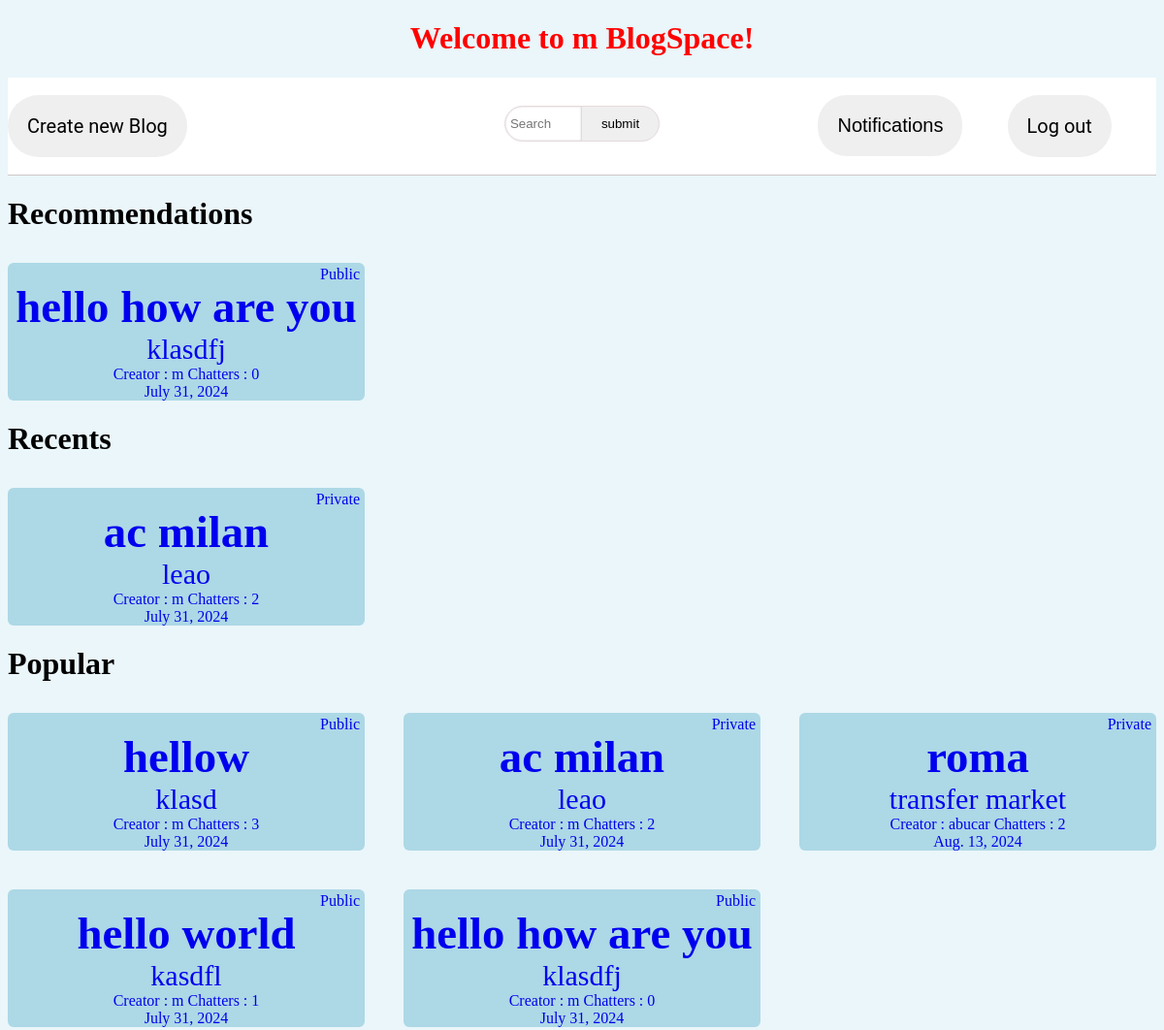
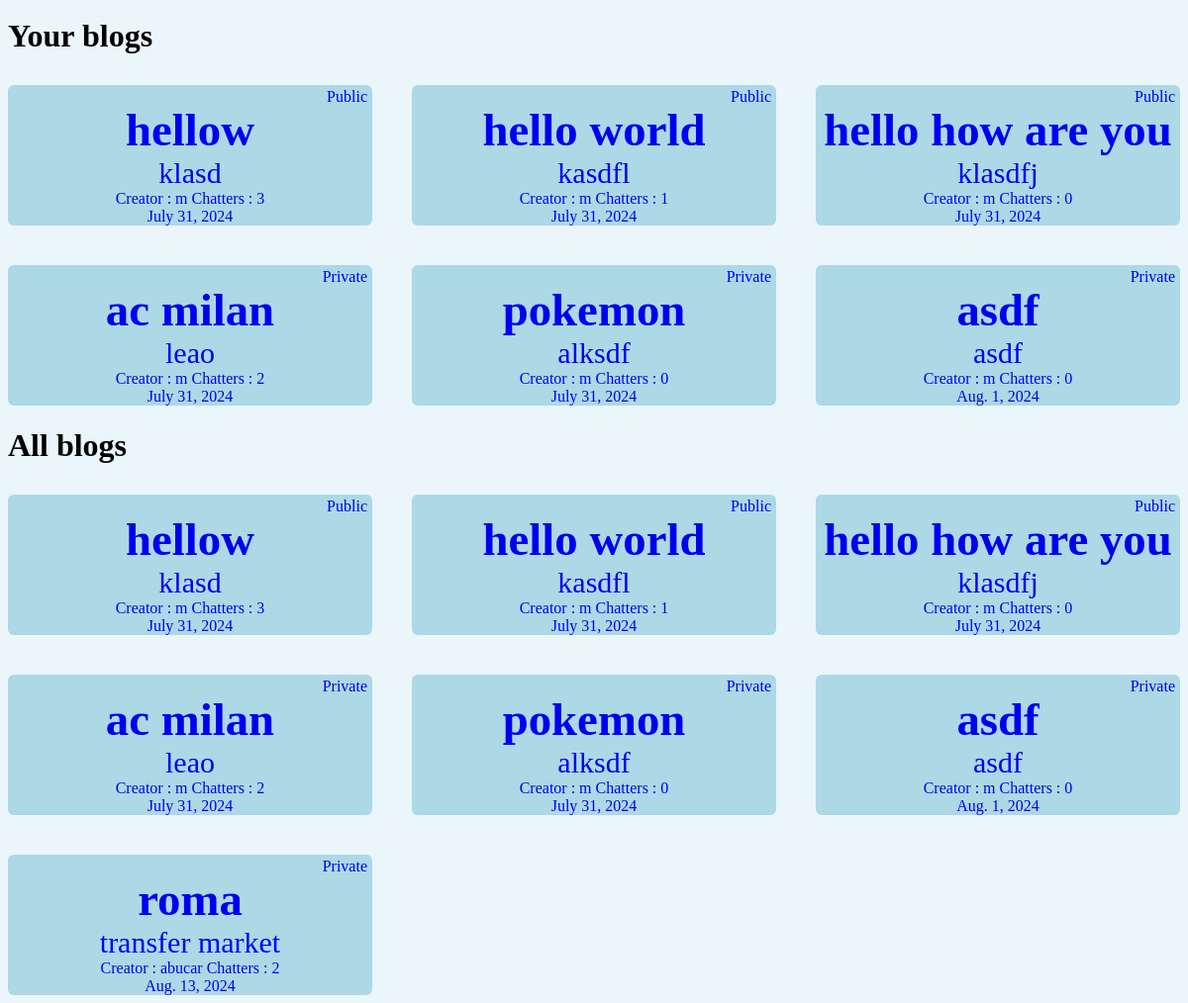
The app's page /home (signed in), older data (2 pictures, top to bottom).
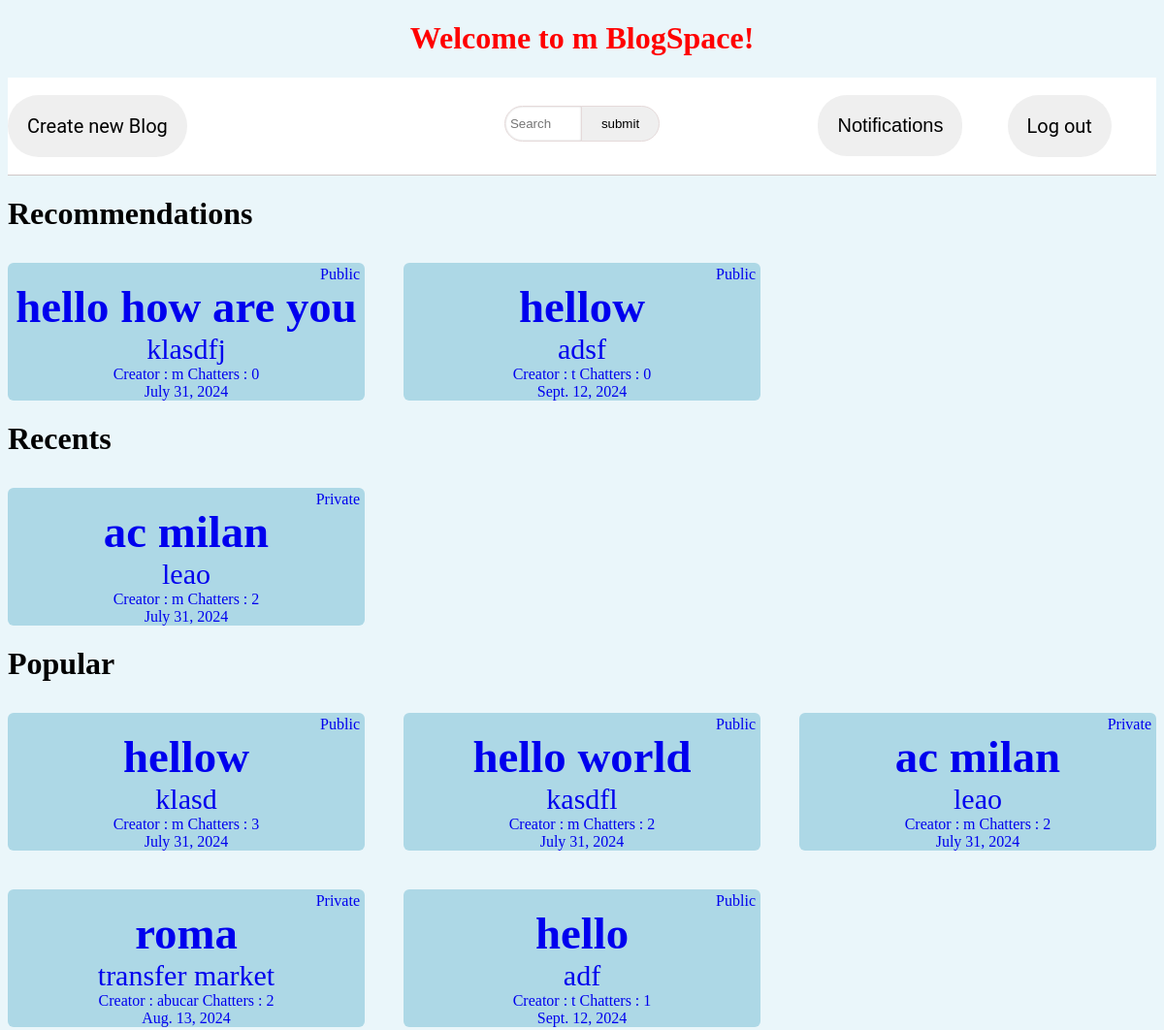
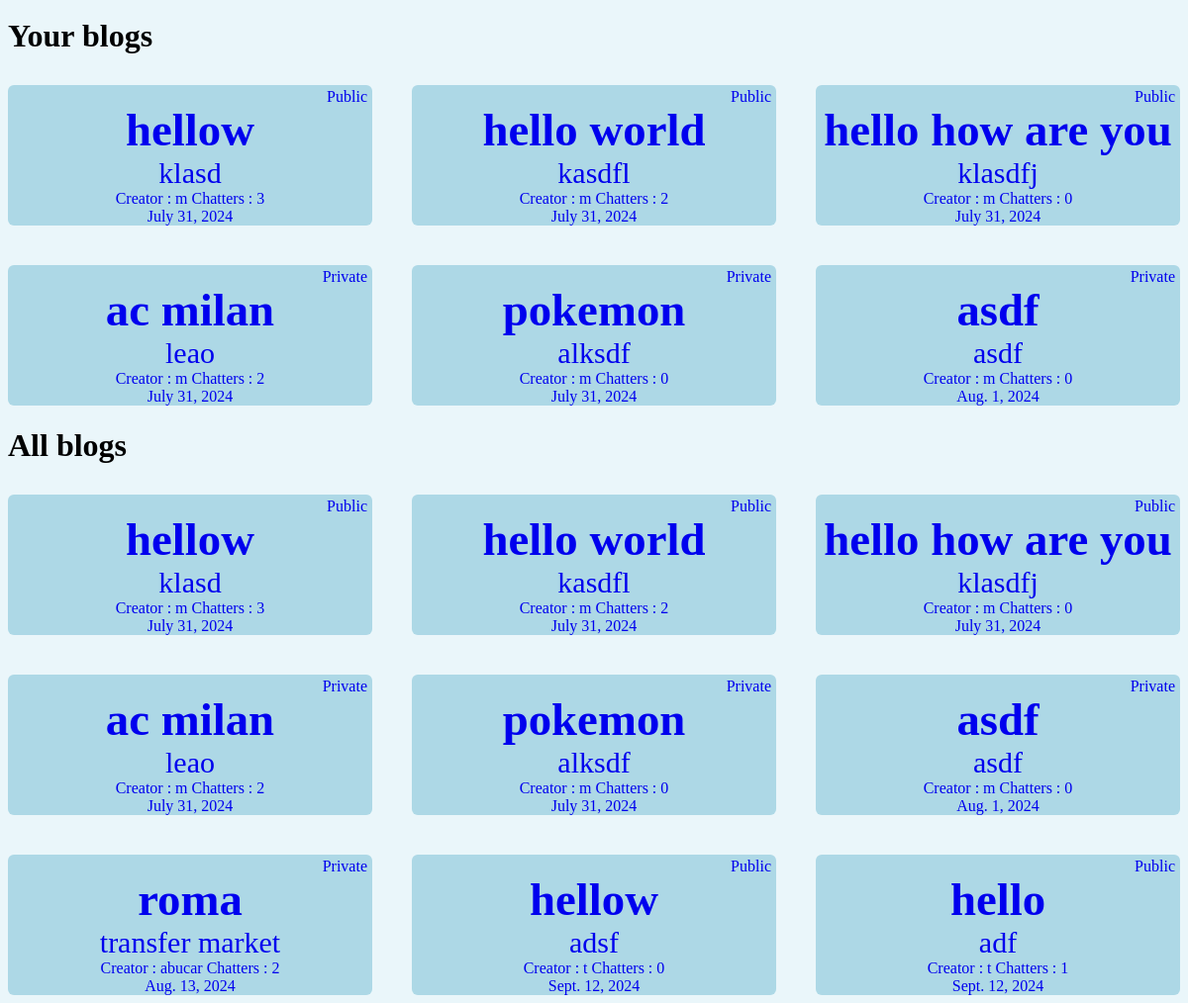
The same page, newer data (2 pictures, top to bottom).
### posts/models.py (models this page shows, shortened)
class Blog(models.Model):
    post = models.ManyToManyField(Post)
    title = models.CharField(max_length=100)
    description = models.CharField(max_length=200)
    created_user = models.ForeignKey(User, on_delete=models.CASCADE, default=1)
    date = models.DateField(default=datetime.now(), blank=True)
    number_users = models.IntegerField(default=0)
    state = models.BooleanField(default=True)
    objects = BlogManager()

### home/views.py (the view)
# urls.py: path("", views.index, name = "home"),
def index(request):
    user_blogs = []
    recents = []
    num_requests = 0
    if request.user not in User.objects.all():
        return redirect(reverse("sign_up"))
    elif not request.user.is_authenticated:
        return redirect(reverse("login"))
    if request.user.is_authenticated:
        for blog in Blog.objects.all():
            if blog.created_user == request.user:
                user_blogs.append(blog)
        for instance in Recent.objects.filter(user_for=request.user).all():
            if instance.recent_blog not in recents:
                recents.append(instance.recent_blog)
        popular = popularSort(Blog.objects.all())
        member = Member.objects.get(user=request.user)
        for _ in Request.objects.filter(user_to=member, status=0).all():
            num_requests +=1
        user_Algo = userAlgo(request.user)
        return render(request, "home/index.html", {
            "user" : request.user,
            "blogs" : Blog.objects.all(),
            "user_blogs": user_blogs,
            "recent_blogs": recents[len(recents)-3:len(recents)],
            "popular_blogs":popular,
            "user_Algo": user_Algo,
            "num_requests": num_requests
        })

### home/views.py (called while the page is built)
def popularSort(list):
    if len(list) == 0:
        return []
    return_list = [list[0]]
    for blog in list[1:]:
        if return_list[-1].number_users >= blog.number_users and len(return_list) < 5:
            return_list.append(blog)
        elif return_list[-1].number_users < blog.number_users:
            return_list.append(blog)
            cur_index = -1
            while len(return_list) >= (cur_index-1)*-1 and return_list[cur_index-1].number_users < blog.number_users:
                return_list[cur_index] = return_list[cur_index-1]
                return_list[cur_index-1] = blog
                cur_index-=1
        if len(return_list) > 5:
            return_list.pop()
    return return_list

def userAlgo(user):
    queue = deque(maxlen=10)
    for recent in Recent.objects.filter(user_for=user):
        blog = recent.recent_blog
        q = Q(Q(title__icontains=blog.title) | Q(description__icontains=blog.description))
        for i, q_blog in enumerate(Blog.objects.filter(q).all()):
            if i == 3:
                break
            if not Recent.objects.filter(user_for=user, recent_blog=q_blog):
                queue.append(q_blog)
    return queue

### posts/models.py (called while the page is built)
    def get_queryset(self) -> models.QuerySet:
        return BlogQuerySet(model=self.model, using=self._db)

    def get_queryset(self) -> models.QuerySet:
        return MemberQuerySet(model=self.model, using=self._db)

### home/templates/home/index.html (shortened to what this page needs)
{% extends './layout.html' %}
{% load static %}
{% block title %}
<link rel="stylesheet" href="{% static 'css/home.css' %}">
{% endblock %}
{% block body %}
    <h1 class = "welcome-message">
    <a href="{% url 'home' %}">
        Welcome to {{user.username}} BlogSpace!
    </a>
    </h1>
    <div class="header">
        <div class="left-header">
            <button class="create-button">
                <a href="{% url 'create_blog' %}">Create new Blog</a>
            </button>
        </div>
        <div class="middle-header">
            <form action="{% url 'search' %}" method="get">
                <div class="search-bar">
                    <input id="search" type="search" name="q" placeholder="Search">
                    <input class = "search-button" type="submit" value="submit">
                </div>
            </form>
        </div>
        <div class="right-header">
            <button class="notification-button">
                <a href="{% url 'requests' %}">
                Notifications
                </a>
            </button>
            <button class="logout-button">
                <a href="{% url 'logout' %}">Log out</a>
            </button>
        </div>
    </div>
    <h1>Recommendations</h1>
    <div class="blog-contents">
        {% for blog in user_Algo %}
        <a href="{% url 'blog_content' blog.id %}">
            <div class ="blog-container">
                <div class="blog-title">
                    <h3 >{{ blog.title }}</h3>
                </div>
                <div class="blog-description">
                    <p class="description">{{ blog.description }}</p>
                </div>
                <div class="bottom-blog-section">
                    <div class="creators-users">
                        <p class="creator">Creator : {{blog.created_user.username}}</p>
                        <p class="users"> Chatters : {{ blog.number_users }}</p>
                    </div class="date-section">
                        <p class="date"> {{ blog.date }}</p>
                    </div>
                    <div class="status">
                        {% if blog.state %}
                            <p>Public</p>
                        {% else %}
                            <p>Private</p>
                        {% endif %}
                    </div>
                </div>
                {% empty %}
                    <p>no reccomendations </p>
            {% endfor %}
            </div>
    <h1>Recents</h1>
    <div class="blog-contents">
        {% for blog in recent_blogs reversed %}
        <a href="{% url 'blog_content' blog.id %}">
            <div class ="blog-container">
                <div class="blog-title">
                    <h3 >{{ blog.title }}</h3>
                </div>
                <div class="blog-description">
                    <p class="description">{{ blog.description }}</p>
                </div>
                <div class="bottom-blog-section">
                    <div class="creators-users">
                        <p class="creator">Creator : {{blog.created_user.username}}</p>
                        <p class="users"> Chatters : {{ blog.number_users }}</p>
                    </div class="date-section">
                        <p class="date"> {{ blog.date }}</p>
                    </div>
                    <div class="status">
                        {% if blog.state %}
                            <p>Public</p>
                        {% else %}
                            <p>Private</p>
                        {% endif %}
                    </div>
                </div>
                {% empty %}
                <p>No Recents. Join a blog</p>
            {% endfor %}
            </div>
    <h1>Popular</h1>
    <div class="blog-contents">
        {% for blog in popular_blogs %}
        <a href="{% url 'blog_content' blog.id %}">
            <div class ="blog-container">
                <div class="blog-title">
                    <h3 >{{ blog.title }}</h3>
                </div>
                <div class="blog-description">
                    <p class="description">{{ blog.description }}</p>
                </div>
                <div class="bottom-blog-section">
                    <div class="creators-users">
                        <p class="creator">Creator : {{blog.created_user.username}}</p>
                        <p class="users"> Chatters : {{ blog.number_users }}</p>
                    </div class="date-section">
                        <p class="date"> {{ blog.date }}</p>
                    </div>
                    <div class="status">
                        {% if blog.state %}
                            <p>Public</p>
                        {% else %}
                            <p>Private</p>
                        {% endif %}
                    </div>
                </div>
            {% endfor %}
            </div>
    <h1>Your blogs</h1>
    <div class="blog-contents">
        {% for blog in user_blogs %}
        <a href="{% url 'blog_content' blog.id %}">
            <div class ="blog-container">
                <div class="blog-title">
                    <h3 >{{ blog.title }}</h3>
                </div>
                <div class="blog-description">
                    <p class="description">{{ blog.description }}</p>
                </div>
                <div class="bottom-blog-section">
                    <div class="creators-users">
                        <p class="creator">Creator : {{blog.created_user.username}}</p>
                        <p class="users"> Chatters : {{ blog.number_users }}</p>
                    </div class="date-section">
                        <p class="date"> {{ blog.date }}</p>
                    </div>
                    <div class="status">
                        {% if blog.state %}
                            <p>Public</p>
                        {% else %}
                            <p>Private</p>
                        {% endif %}
                    </div>
                </div>
                {% empty %}
                <p> No Blogs
                    <a href="{% url 'create_blog' %}">Create new Blog</a>
                </p>
                {% endfor %}
            </div>
    <h1>All blogs</h1>
    <div class="blog-contents">
        {% for blog in blogs %}
        <a href="{% url 'blog_content' blog.id %}">
            <div class ="blog-container">
                <div class="blog-title">
                    <h3 >{{ blog.title }}</h3>
                </div>
                <div class="blog-description">
                    <p class="description">{{ blog.description }}</p>
                </div>
                <div class="bottom-blog-section">
                    <div class="creators-users">
                        <p class="creator">Creator : {{blog.created_user.username}}</p>
                        <p class="users"> Chatters : {{ blog.number_users }}</p>
                    </div class="date-section">
                        <p class="date"> {{ blog.date }}</p>
                    </div>
                    <div class="status">
                        {% if blog.state %}
                            <p>Public</p>
                        {% else %}
                            <p>Private</p>
                        {% endif %}
                    </div>
                </div>
            {% endfor %}
            </div>
{% endblock %}

### home/templates/home/layout.html (shortened to what this page needs)
<!DOCTYPE html>
<html>
    <head>
        {% block title %}
        {% endblock %}
    <body>
        {% block body %}
        {% endblock %}
    </body>
</html>

### welcome_page/static/css/home.css (style rules this page uses)
.blog-container { background-color: lightblue; border: 1px solid black; margin:10px; }
p { margin:0px; }
.header { background-color: lightblue; }

Row changes from the older to the newer data that the page shows:
no longer on one of the page's lists (row unchanged): Blog: title "hello how are you", description "klasdfj", created_user.username "m", number_users "0", date "July 31, 2024"
added Blog: title "hellow", description "adsf", created_user.username "t", number_users "0", date "Sept. 12, 2024", state "Public"
changed Blog "hello world": number_users "1" → "2"; moves up the list
added Blog: title "hello", description "adf", created_user.username "t", number_users "1", date "Sept. 12, 2024", state "Public"
